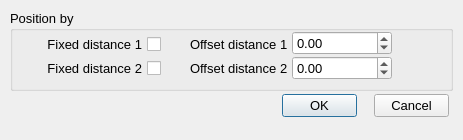
<?xml version="1.0" encoding="UTF-8"?>
<ui version="4.0">
 <class>PositionOffset_Dialog</class>
 <widget class="QDialog" name="PositionOffset_Dialog">
  <property name="geometry">
   <rect>
    <x>0</x>
    <y>0</y>
    <width>463</width>
    <height>140</height>
   </rect>
  </property>
  <property name="minimumSize">
   <size>
    <width>463</width>
    <height>140</height>
   </size>
  </property>
  <property name="maximumSize">
   <size>
    <width>463</width>
    <height>140</height>
   </size>
  </property>
  <property name="font">
   <font>
    <pointsize>10</pointsize>
   </font>
  </property>
  <property name="windowTitle">
   <string>Position offset from entities</string>
  </property>
  <widget class="QGroupBox" name="groupBox">
   <property name="geometry">
    <rect>
     <x>10</x>
     <y>10</y>
     <width>443</width>
     <height>81</height>
    </rect>
   </property>
   <property name="font">
    <font>
     <pointsize>10</pointsize>
    </font>
   </property>
   <property name="title">
    <string>Position by</string>
   </property>
   <widget class="QCheckBox" name="_100">
    <property name="enabled">
     <bool>true</bool>
    </property>
    <property name="geometry">
     <rect>
      <x>10</x>
      <y>24</y>
      <width>141</width>
      <height>20</height>
     </rect>
    </property>
    <property name="font">
     <font>
      <pointsize>10</pointsize>
     </font>
    </property>
    <property name="layoutDirection">
     <enum>Qt::RightToLeft</enum>
    </property>
    <property name="autoFillBackground">
     <bool>false</bool>
    </property>
    <property name="text">
     <string>Fixed distance 1</string>
    </property>
    <property name="checkable">
     <bool>true</bool>
    </property>
    <property name="checked">
     <bool>false</bool>
    </property>
    <property name="tristate">
     <bool>false</bool>
    </property>
   </widget>
   <widget class="QCheckBox" name="_102">
    <property name="enabled">
     <bool>true</bool>
    </property>
    <property name="geometry">
     <rect>
      <x>10</x>
      <y>48</y>
      <width>141</width>
      <height>20</height>
     </rect>
    </property>
    <property name="font">
     <font>
      <pointsize>10</pointsize>
     </font>
    </property>
    <property name="layoutDirection">
     <enum>Qt::RightToLeft</enum>
    </property>
    <property name="autoFillBackground">
     <bool>false</bool>
    </property>
    <property name="text">
     <string>Fixed distance 2</string>
    </property>
    <property name="checkable">
     <bool>true</bool>
    </property>
    <property name="checked">
     <bool>false</bool>
    </property>
    <property name="tristate">
     <bool>false</bool>
    </property>
   </widget>
   <widget class="QLabel" name="label_9">
    <property name="geometry">
     <rect>
      <x>180</x>
      <y>48</y>
      <width>121</width>
      <height>20</height>
     </rect>
    </property>
    <property name="font">
     <font>
      <pointsize>10</pointsize>
     </font>
    </property>
    <property name="text">
     <string>Offset distance 2</string>
    </property>
   </widget>
   <widget class="QLabel" name="label_8">
    <property name="geometry">
     <rect>
      <x>180</x>
      <y>24</y>
      <width>121</width>
      <height>20</height>
     </rect>
    </property>
    <property name="font">
     <font>
      <pointsize>10</pointsize>
     </font>
    </property>
    <property name="text">
     <string>Offset distance 1</string>
    </property>
   </widget>
   <widget class="RCDoubleSpinBox" name="_101">
    <property name="geometry">
     <rect>
      <x>282</x>
      <y>21</y>
      <width>100</width>
      <height>24</height>
     </rect>
    </property>
    <property name="minimum">
     <double>-100000000.000000000000000</double>
    </property>
    <property name="maximum">
     <double>1000000000.000000000000000</double>
    </property>
   </widget>
   <widget class="RCDoubleSpinBox" name="_103">
    <property name="geometry">
     <rect>
      <x>282</x>
      <y>46</y>
      <width>100</width>
      <height>24</height>
     </rect>
    </property>
    <property name="minimum">
     <double>-100000000.000000000000000</double>
    </property>
    <property name="maximum">
     <double>1000000000.000000000000000</double>
    </property>
   </widget>
  </widget>
  <widget class="QPushButton" name="_2">
   <property name="geometry">
    <rect>
     <x>374</x>
     <y>94</y>
     <width>75</width>
     <height>23</height>
    </rect>
   </property>
   <property name="text">
    <string>Cancel</string>
   </property>
   <property name="autoDefault">
    <bool>false</bool>
   </property>
  </widget>
  <widget class="QPushButton" name="_1">
   <property name="geometry">
    <rect>
     <x>282</x>
     <y>94</y>
     <width>75</width>
     <height>23</height>
    </rect>
   </property>
   <property name="text">
    <string>OK</string>
   </property>
   <property name="autoDefault">
    <bool>false</bool>
   </property>
   <property name="default">
    <bool>true</bool>
   </property>
  </widget>
 </widget>
 <customwidgets>
  <customwidget>
   <class>RCDoubleSpinBox</class>
   <extends>QDoubleSpinBox</extends>
   <header>../RealCADQt/source/rcdoublespinbox.h</header>
  </customwidget>
 </customwidgets>
 <resources/>
 <connections/>
</ui>
